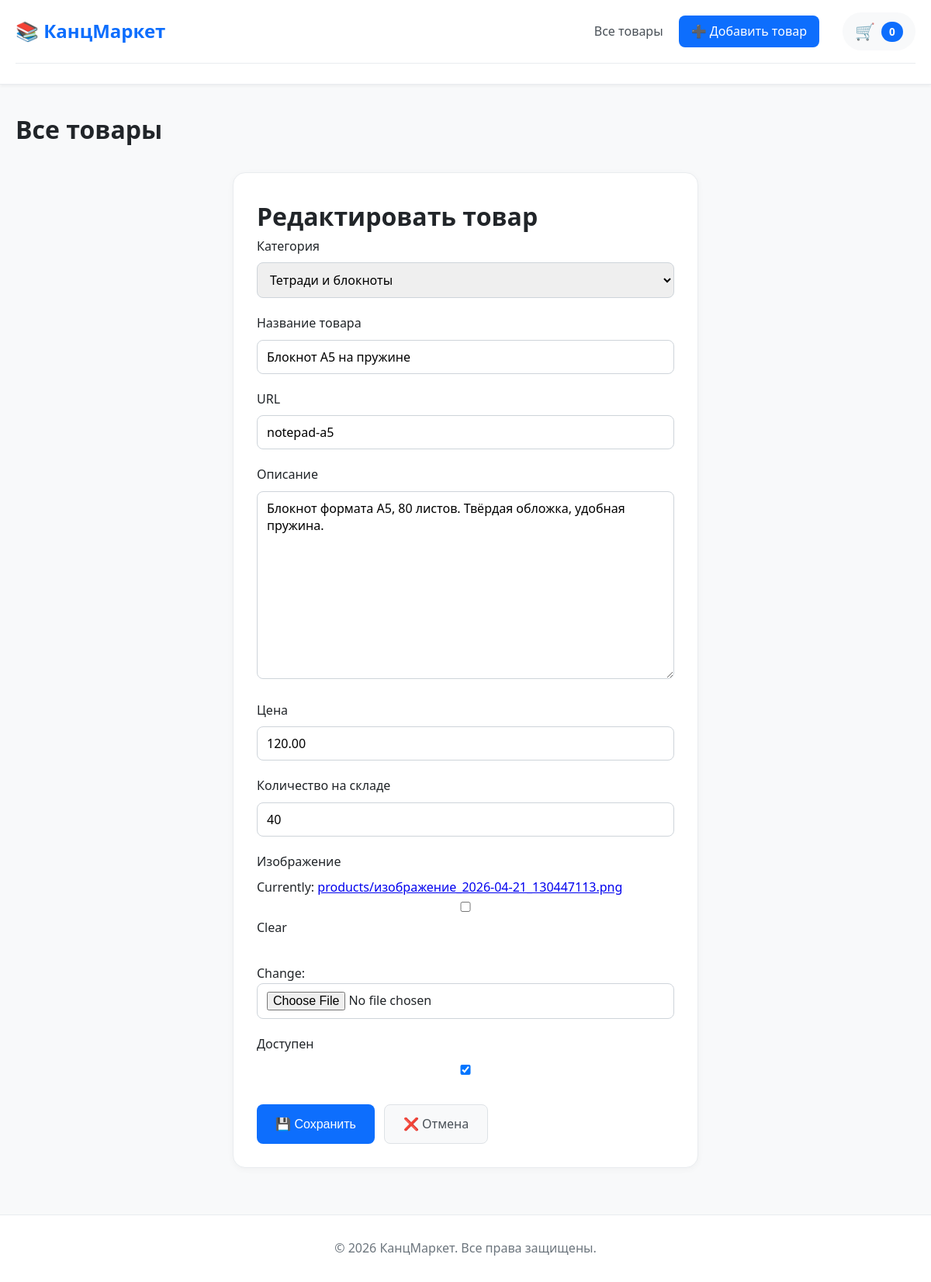
Screenshot of /product/notepad-a5/edit/ with the database file from the repository.
### store/models.py (models this page shows, shortened)
class Product(models.Model):
    category = models.ForeignKey(Category, on_delete=models.CASCADE, verbose_name="Категория")
    name = models.CharField(max_length=200, verbose_name="Название товара")
    slug = models.SlugField(max_length=200, unique=True, verbose_name="URL")
    description = models.TextField(blank=True, verbose_name="Описание")
    price = models.DecimalField(max_digits=10, decimal_places=2, verbose_name="Цена")
    stock = models.PositiveIntegerField(default=0, verbose_name="Количество на складе")
    image = models.ImageField(upload_to='products/', blank=True, null=True, verbose_name="Изображение")
    available = models.BooleanField(default=True, verbose_name="Доступен")
    created = models.DateTimeField(auto_now_add=True)
    updated = models.DateTimeField(auto_now=True)
    class Meta:
        verbose_name = "Товар"
        verbose_name_plural = "Товары"
        ordering = ['name']

### store/views.py (the view)
# urls.py: path('product/<slug:slug>/edit/', views.ProductUpdateView.as_view(), name='product_edit'),
class ProductUpdateView(UpdateView):
    model = Product
    template_name = 'store/product_form.html'
    fields = ['category', 'name', 'slug', 'description', 'price', 'stock', 'image', 'available']
    success_url = reverse_lazy('product_list')

### cart/cart.py (called while the page is built)
    def __len__(self):
        return sum(item['quantity'] for item in self.cart.values())

### cart/context_processors.py (called while the page is built)
def cart(request):
    return {'cart': Cart(request)}

### store/models.py (called while the page is built)
    def __str__(self):
        return self.name

### store/templates/store/product_form.html (shortened to what this page needs)
{% extends 'store/base.html' %}
{% block content %}
<div class="form-container">
    <h1>{% if form.instance.pk %}Редактировать товар{% else %}Добавить новый товар{% endif %}</h1>
    <form method="post" enctype="multipart/form-data" class="product-form">
        {% for field in form %}
        <div class="form-group">
            <label for="{{ field.id_for_label }}">{{ field.label }}</label>
            {{ field }}
        </div>
        {% endfor %}
        <div class="form-actions">
            <button type="submit" class="btn-submit">💾 Сохранить</button>
            <a href="{% url 'product_list' %}" class="btn-cancel">❌ Отмена</a>
        </div>
    </form>
</div>
{% endblock %}

### store/static/store/style.css (style rules this page uses)
* { margin: 0; padding: 0; box-sizing: border-box; }
body { font-family: 'Segoe UI', -apple-system, BlinkMacSystemFont, Roboto, Arial, sans-serif; background-color: #f8f9fa; color: #212529; line-height: 1.6; }
.btn-edit, .btn-back, .btn-submit, .btn-cancel { padding: 12px 24px; border-radius: 8px; text-decoration: none; font-weight: 500; display: inline-block; border: none; cursor: pointer; font-size: 1rem; }
.btn-edit, .btn-submit { background: #0d6efd; color: white; }
.btn-back, .btn-cancel { background: #f8f9fa; color: #495057; border: 1px solid #dee2e6; }
.form-container { max-width: 600px; margin: 0 auto; background: white; padding: 30px; border-radius: 16px; box-shadow: 0 2px 8px rgba(0,0,0,0.04); border: 1px solid #e9ecef; }
.form-group { margin-bottom: 20px; }
.form-group label { display: block; margin-bottom: 8px; font-weight: 500; color: #212529; }
.form-group input, .form-group select, .form-group textarea { width: 100%; padding: 10px 12px; border: 1px solid #ced4da; border-radius: 8px; font-size: 1rem; font-family: inherit; }
.form-actions { display: flex; gap: 12px; margin-top: 30px; }

### rows the page displays
Product: form "Тетради и блокноты" "Блокнот А5 на пружине" "notepad-a5" "Блокнот формата А5, 80 листов. Твёрдая обложка, удобная пружина." "120.00" "40" "☑"

### other values shown
{{ cart|length }} "0"
{{ field.label }} "Категория" "Название товара" "URL" "Описание" "Цена" "Количество на складе" "Изображение" "Доступен"
